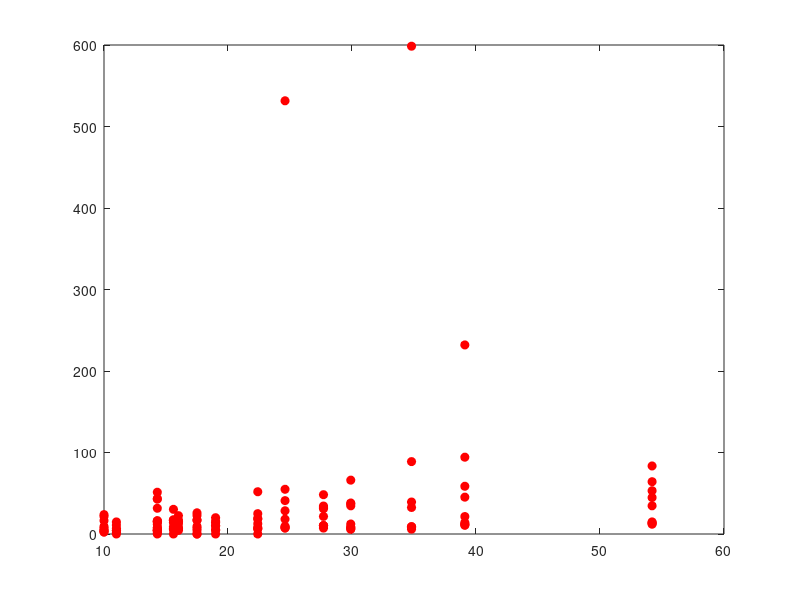

Here is the MATLAB script that generated this plot:
function Ip_cal_less_20

N = [];
% N = [ 1.0 1.3 2.0]

data = [ ...

-598.52	514.6	0.5146	-34.8
-88.85	6130.9	6.1309	-34.8
-39.25	13195.3	13.1953	-34.8
-32.52	15774.8	15.7748	-34.8
-8.12	53984	53.984	-34.8
-9.08	57845.6	57.8456	-34.8
-8.74	60833.5	60.8335	-34.8
-5.95	74091.4	74.0914	-34.8
			
			
-22.55	14289.8	14.2898	-16
-15.06	15425.5	15.4255	-16
-11.98	18101.8	18.1018	-16
-14.98	18687	18.687	-16
-17.23	20591.1	20.5911	-16
-7.38	42210.7	42.2107	-16
-6.16	50104.9	50.1049	-16
-4.38	55239.4	55.2394	-16
-7	56502.8	56.5028	-16
			
			
-231.99	2060.8	2.0608	-39.1
-94.24	8344.6	8.3446	-39.1
-58.57	14879.2	14.8792	-39.1
-45.21	16778.5	16.7785	-39.1
-21.44	28109	28.109	-39.1
-13.96	54638.1	54.6381	-39.1
-12.46	58631.1	58.6311	-39.1
-11.22	62844	62.844	-39.1
-10.72	76251.2	76.2512	-39.1
			
			
-531.57	1019.1	1.0191	-24.6
-54.86	7177.9	7.1779	-24.6
-40.94	13240.7	13.2407	-24.6
-28.52	17198.5	17.1985	-24.6
-18.16	26479.7	26.4797	-24.6
-7.34	55332.1	55.3321	-24.6
-9.62	57154	57.154	-24.6
-8.45	62215.9	62.2159	-24.6
-7.42	74828.4	74.8284	-24.6
			
			
-34.32	11594.9	11.5949	-27.7
-48.24	14024.9	14.0249	-27.7
-31.03	16292.1	16.2921	-27.7
-21.56	17841	17.841	-27.7
-32.93	18919.4	18.9194	-27.7
-7.24	44324.2	44.3242	-27.7
-10.21	49381.6	49.3816	-27.7
-10.21	57042.9	57.0429	-27.7
-10.3	58096.2	58.0962	-27.7
			
			
% -34.45	9421.1	9.4211	#VALUE!
-20	14662.1	14.6621	-19
0	19345.4	19.3454	-19
-13.93	21146.9	21.1469	-19
-15.63	27937.4	27.9374	-19
-9.73	40572	40.572	-19
-10.44	42484.9	42.4849	-19
-4.93	63551.3	63.5513	-19
-4.88	65898.7	65.8987	-19
			
			
0	10659.7	10.6597	-17.5
-26.04	13435.7	13.4357	-17.5
-22.74	15745.7	15.7457	-17.5
-17.16	16898.3	16.8983	-17.5
-16.79	19014.9	19.0149	-17.5
-9.33	45178	45.178	-17.5
-6.97	49447.2	49.4472	-17.5
0	56983.3	56.9833	-17.5
-4.3	58949.3	58.9493	-17.5
			
			
-43.43	5962.9	5.9629	-14.3
-42.78	5988.3	5.9883	-14.3
-51.24	7213.2	7.2132	-14.3
-14.95	19257.9	19.2579	-14.3
-11.81	20536.9	20.5369	-14.3
-1.41	50761.4	50.7614	-14.3
-4.95	58799.8	58.7998	-14.3
-4.19	59810.7	59.8107	-14.3
-4.24	68580.4	68.5804	-14.3
			
			
-23.81	6996.8	6.9968	-10
-21.54	10179.3	10.1793	-10
-16.48	11003.8	11.0038	-10
-9.2	20463.3	20.4633	-10
-7.02	32289.6	32.2896	-10
-4.58	44433.6	44.4336	-10
-4.32	56204.1	56.2041	-10
-2.26	66611.5	66.6115	-10
-2.76	75660.2	75.6602	-10
			
			
-83.49	10208.4	10.2084	-54.2
-64.18	12606.9	12.6069	-54.2
-44.74	16189.8	16.1898	-54.2
-53.1	16499.2	16.4992	-54.2
-34.62	18310.3	18.3103	-54.2
-14.83	45836.9	45.8369	-54.2
-14.03	50237.4	50.2374	-54.2
-12.03	56202.7	56.2027	-54.2
-12.74	58962.3	58.9623	-54.2
			
			
-10.78	4670.4	4.6704	11
-14.82	7190.2	7.1902	11
-6.93	8791.3	8.7913	11
-4.52	17885.5	17.8855	11
-4.3	21891.8	21.8918	11
0	49187.9	49.1879	11
-1.99	67614.6	67.6146	11
			
			
-31.59	6722.7	6.7227	-14.3
-16.48	14083.9	14.0839	-14.3
-15.29	18054.6	18.0546	-14.3
-15.39	21553.4	21.5534	-14.3
-7.56	29463.8	29.4638	-14.3
-7.9	39700.9	39.7009	-14.3
-5.45	44570.8	44.5708	-14.3
-3.61	66236.7	66.2367	-14.3
0	67049.4	67.0494	-14.3
			
			
-51.86	8714.1	8.7141	-22.4
-24.98	16330.9	16.3309	-22.4
-18.69	20596.2	20.5962	-22.4
-18.92	23218.7	23.2187	-22.4
-12.7	30127.7	30.1277	-22.4
-7.92	38379.2	38.3792	-22.4
-6.69	41982.7	41.9827	-22.4
-6.37	64735.6	64.7356	-22.4
0	68100.3	68.1003	-22.4
			
			
-66.08	7453.8	7.4538	-29.9
-34.58	11364.7	11.3647	-29.9
-38.04	13032.6	13.0326	-29.9
-36.84	13834.3	13.8343	-29.9
-12.27	22497.5	22.4975	-29.9
-5.83	47422.7	47.4227	-29.9
-8.78	48212.2	48.2122	-29.9
-7.92	59506.5	59.5065	-29.9
-6.38	64004.1	64.0041	-29.9
			
			
-30.27	7230	7.23	-15.6
-17.4	13556.2	13.5562	-15.6
-17	17727	17.727	-15.6
-16.6	20861.6	20.8616	-15.6
-13.93	28685.5	28.6855	-15.6
-8.83	40423.5	40.4235	-15.6
-6.68	44565.9	44.5659	-15.6
-5.32	65691.1	65.6911	-15.6
0	66290.1	66.2901	-15.6

];

Ep = data(:,1);
R  = data(:,3);
Ip = data(:,4);

figure

plot(abs(Ip),abs(Ep),'ro','markerfacecolor','r')



%peakCurrBestFit(Ip,Ep,R,N)

